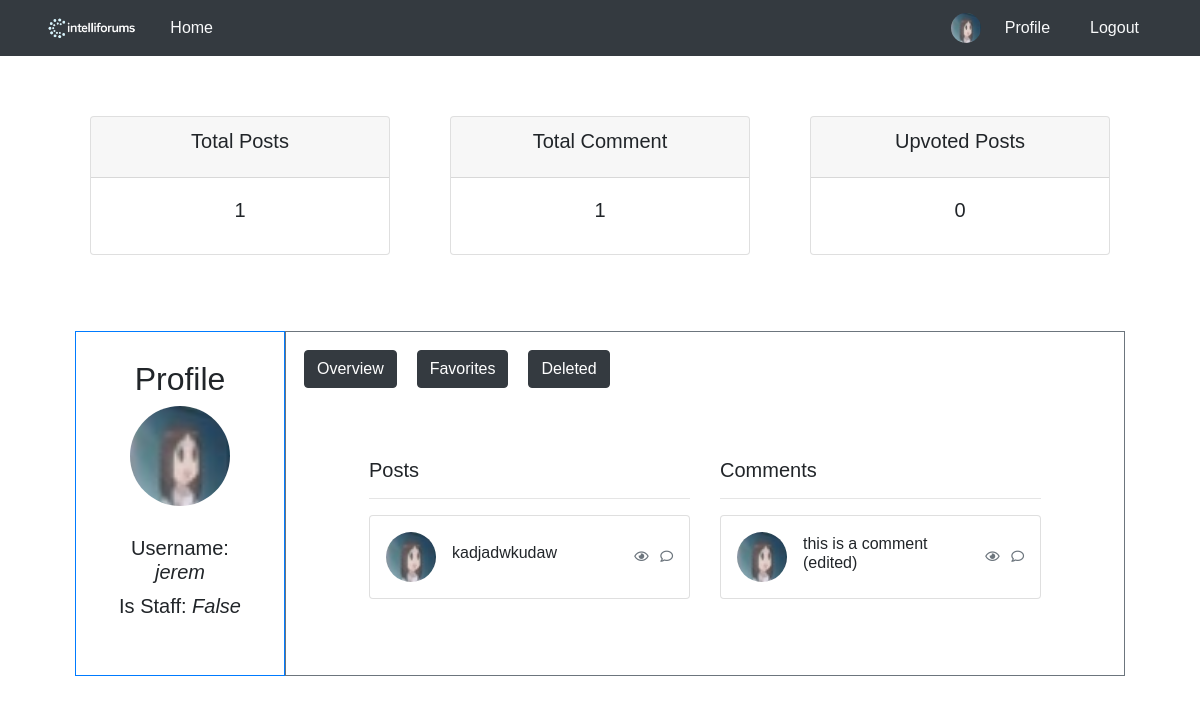
The page /profile/ (signed in) on the database its author committed.
### blog/models.py (models this page shows, shortened)
class User(AbstractBaseUser, PermissionsMixin):
    username = models.CharField(max_length=100, unique=True)
    picture = models.ImageField(
        upload_to='profile/',
        default='profile/blank-profile-picture-973460_128012234212.png',
        blank=True,
    )
    is_active = models.BooleanField(default=True)
    is_staff = models.BooleanField(default=False)
    USERNAME_FIELD = 'username'
    objects = UserManager()

class UserPost(models.Model):
    post_ref = models.ForeignKey(Post, on_delete=models.CASCADE)
    user_ref = models.ForeignKey(User, on_delete=models.CASCADE)
    is_deleted = models.BooleanField(default=False)

class Post(models.Model):
    forum_ref = models.ForeignKey(Forum, on_delete=models.CASCADE)
    user_ref = models.ForeignKey(User, on_delete=models.CASCADE)
    title = models.CharField(max_length=100)
    content = models.TextField(blank=True, null=True)
    created_at = models.DateField(auto_now_add=True)
    image = models.ImageField(upload_to=upload_path, blank=True, null=True)

class Comment(models.Model):
    user_post_ref = models.ForeignKey(UserPost, on_delete=models.CASCADE)
    user_ref = models.ForeignKey(User, on_delete=models.CASCADE)
    content = models.TextField(blank=True, null=True)
    created_at = models.DateTimeField(auto_now_add=True)
    image = models.ImageField(upload_to=upload_path, blank=True, null=True)

### blog/views.py (the view)
# urls.py: path('profile/', views.render_profile, name='profile'),
@login_required(login_url='login')
def render_profile(request):
    user = User.objects.get(id=request.user.id)
    user_posts = UserPost.objects.filter(user_ref__id=request.user.id, is_deleted=False) #use userpost table para ma filter ang isDeleted
    deleted_user_posts = UserPost.objects.filter(user_ref__id=request.user.id, is_deleted=True)
    user_comments = Comment.objects.filter(user_ref__id=request.user.id)
    user_favorites = FavoritePost.objects.filter(user_ref__id=request.user.id)
    return render(request, 'profile.html', {
        'username' : user.username,
        'is_staff' : user.is_staff,
        'picture' : user.picture.url,
        'user_posts' : user_posts,
        'user_comments' : user_comments,
        'user_favorites' : user_favorites,
        'deleted_user_posts': deleted_user_posts,
    })

### blog/templates/profile.html (shortened to what this page needs)
<!DOCTYPE html>
<html lang="en">
<head>
    {% load static %}
    <link rel="stylesheet" href="{% static 'blog/css/profile.css' %}">
</head>
<body>
    {% include 'header.html' %}
        {% include 'Profile/profile_count.html' %}
        <div class="container-fluid">
            <div class="row d-flex">
                <div class="left-column p-2 border border-primary" style="flex: 0 0 20%; max-width: 20%;">
                    <div class="profile-container">
                        <h2>Profile</h2>
                        <img src="{{ picture }}" alt="Profile Picture" class="profile-pic" style="height: 100px;">
                        <div class="profile-info">
                            <h5>Username: <i>{{ username }}</i></h5>
                            <h5>Is Staff: <i>{{ is_staff }}</i></h5>
                        </div>
                    </div>
                </div>
                <div class="col p-2 border border-secondary">
                    <div style="display: flex;">
                        <button id="showOverview" class="btn btn-dark" style="margin: 10px;">Overview</button>
                        <button id="showFavorites" class="btn btn-dark" style="margin: 10px;">Favorites</button>
                        <button id="showDeleted" class="btn btn-dark" style="margin: 10px;">Deleted</button>
                    </div>
                    <div id="OverviewDashboard" style="display: block;">
                        {% include 'Profile/profile_dashboard.html' %}
                    </div>
                </div>
            </div>
        </div>
</body>
</html>

### blog/templates/header.html (shortened to what this page needs)
<!DOCTYPE html>
<html lang="en">
<head>
    {% load static %}
    <link rel="stylesheet" href="https://cdn.jsdelivr.net/npm/bootstrap@4.1.3/dist/css/bootstrap.min.css">
    <link rel="stylesheet" href="https://cdnjs.cloudflare.com/ajax/libs/font-awesome/5.12.0-2/css/all.min.css" />
    <link rel="stylesheet" href="{% static 'blog/css/global.css' %}">
    <link rel="stylesheet" href="{% static 'blog/css/header.css' %}">
</head>
<body>
    <nav class="navbar navbar-dark bg-dark">
        <div class="container d-flex justify-content-between align-items-center">
            <div class="d-flex align-items-center">
                <img src="{% static 'images/logo.png' %}" alt="Logo" style="max-height:30px;">
                <a class="nav-link text-light ml-3" href="/">Home</a>
            </div>
            <div class="d-flex align-items-center">
                {% if user.is_authenticated %}
                    <img src="{{ user.picture.url }}" alt="Profile Picture" class="profile-img" style="height:30px;width:30px;border-radius:50%;">
                    <a class="nav-link text-light ml-2" href="/profile/">Profile</a>
                    <a class="nav-link text-light ml-2" href="/login/">Logout</a>
                {% else %}
                    <a class="nav-link text-light" href="/login/">Login</a>
                    <a class="nav-link text-light ml-2" href="/register/">Register</a>
                {% endif %}
            </div>
        </div>
    </nav>
</body>
</html>

### blog/templates/Profile/profile_dashboard.html
<div class="row">
    <div class="col-lg">
        <h5>Posts</h5>
        <hr>
        {% for user_post in user_posts %}
        <div class="card mb-2">
            <div class="card-body p-2 p-sm-3">
                <div class="media forum-item">
                    <a href="#" data-toggle="collapse" data-target=".forum-content"><img src="{{ picture }}" class="mr-3 rounded-circle" width="50" alt="User" /></a>
                    <div class="media-body align-self-center">
                        <h6><a href="#" data-toggle="collapse" data-target=".forum-content" class="text-body">{{ user_post.post_ref.title }}</a></h6>
                    </div>
                    <div class="text-muted small text-center align-self-center">
                        <span class="d-none d-sm-inline-block favorite-views" data-value="{{ user_post.id }}"><i class="far fa-eye"></i></span>
                        <span class="favorite-comments-num" data-value="{{ user_post.id }}"><i class="far fa-comment ml-2"></i></span>
                    </div>
                </div>
            </div>
        </div>
        {% endfor %}
    </div>
    <div class="col-lg">
        <h5>Comments</h5>
        <hr>
        {% for user_comment in user_comments %}
        <div class="card mb-2">
            <div class="card-body p-2 p-sm-3">
                <div class="media forum-item">
                    <a href="#" data-toggle="collapse" data-target=".forum-content"><img src="{{ picture }}" class="mr-3 rounded-circle" width="50" alt="User" /></a>
                    <div class="media-body align-self-center">
                        <h6><a href="#" data-toggle="collapse" data-target=".forum-content" class="text-body">{{ user_comment.content }}</a></h6>
                    </div>
                    <div class="text-muted small text-center align-self-center">
                        <span class="d-none d-sm-inline-block"><i class="far fa-eye"></i></span>
                        <span><i class="far fa-comment ml-2"></i></span>
                    </div>
                </div>
            </div>
        </div>
        {% endfor %}
    </div>
</div>

### blog/static/blog/css/profile.css (style rules this page uses)
.profile-container { max-width: 600px; margin: 0 auto; text-align: center; padding: 20px; }
.profile-pic { max-width: 300px; max-height: 300px; border-radius: 50%; margin-bottom: 20px; }
.profile-info h5 { margin: 10px 0; }
h2 { margin-bottom: 30px; }

### blog/static/blog/css/global.css (style rules this page uses)
* { font-family: Verdana, Geneva, Tahoma, sans-serif; }

### blog/static/blog/css/header.css (style rules this page uses)
.profile-img { max-width: 50px !important; max-height: 50px !important; border-radius: 50% !important; }

### blog/templates/profile.html (style rules this page uses)
.profile-container { max-width: 600px; margin: 0 auto; text-align: center; padding: 20px; }
.profile-pic { max-width: 300px; max-height: 300px; border-radius: 50%; margin-bottom: 20px; }
.profile-info h5 { margin: 10px 0; }
h2 { margin-bottom: 30px; }

### blog/templates/Profile/profile_count.html (style rules this page uses)
.row { margin: 60px; }

### rows shown on the page
User: picture (picture), username "jerem"
UserPost: post_ref "kadjadwkudaw", {{ user_post.id }} 15 (drawn)
Comment: content "this is a comment (edited)"

### other values the page prints
{{ user_posts.count }} "1"
{{ user_comments.count }} "1"
{{ is_staff }} "False"
